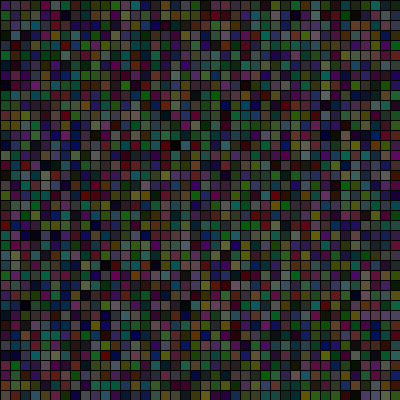
Frame 1 (no input)
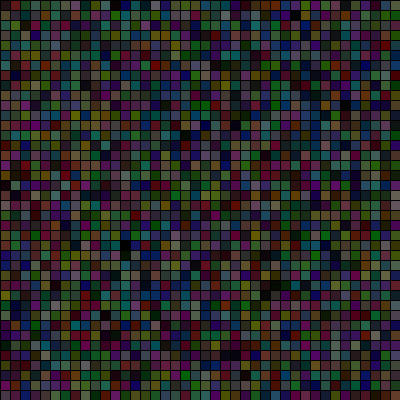
Frame 60 (the mouse pressed at the canvas centre just before this capture)
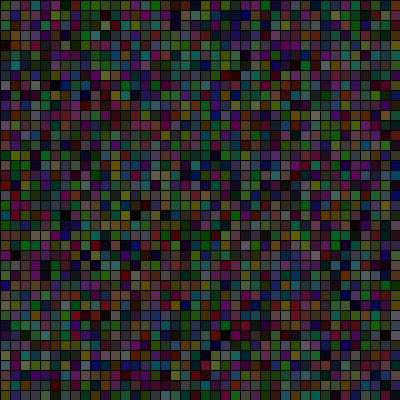
Frame 120 (the mouse held since frame 60 and released just before this capture)

The Processing sketch that drew these frames (run headless with seeded random() and noise(); from frame 60 on, the mouse is pressed at the canvas centre):

// Processing sketch: disco_board
// ── disco_board.pde
int[][] grid;
int squareSize = 10;


void setup(){
  size(400,400);
  grid = new int[width/squareSize][height/squareSize];
  frameRate(5);
}


void draw(){
  for (int i = 0; i<grid.length; i++){
    for (int j=0; j< grid[i].length; j++){
      fill(random(100), random(100), random(100));
      square(i*squareSize, j*squareSize, squareSize);
    }
  }

}
